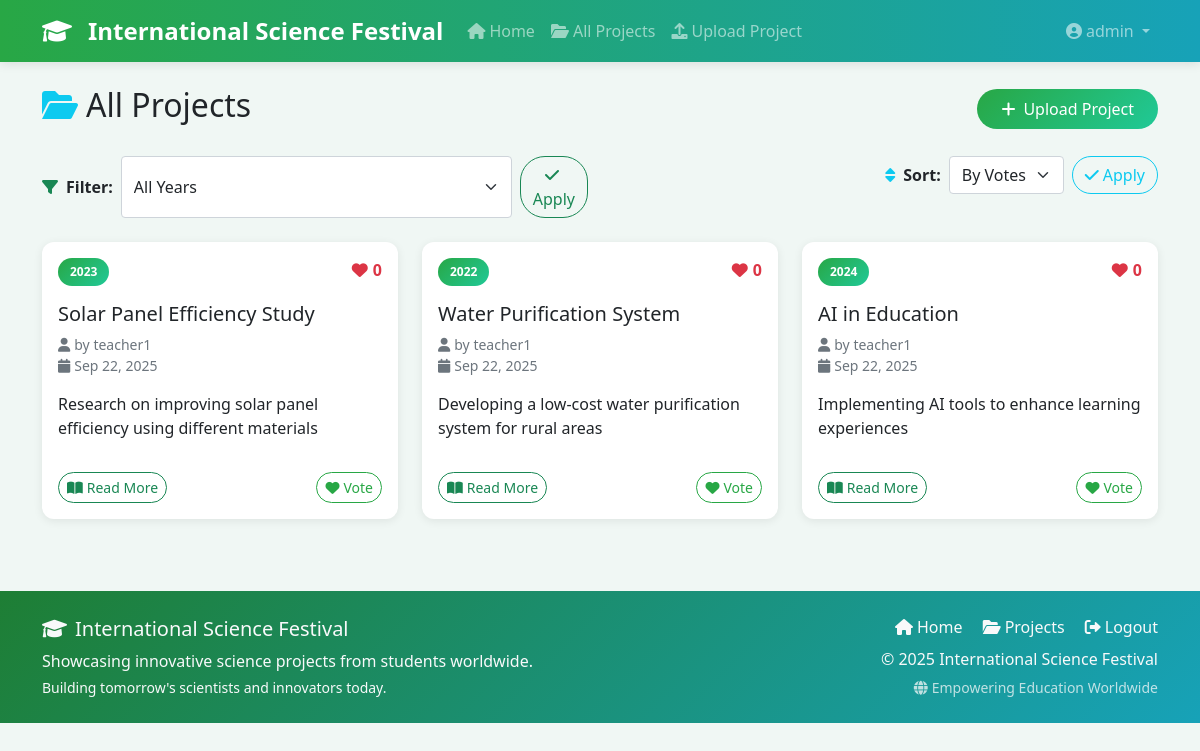
/projects.php (signed in), run on the app's committed database.
### tables this page shows
CREATE TABLE IF NOT EXISTS projects (
    id INT AUTO_INCREMENT PRIMARY KEY,
    title VARCHAR(200) NOT NULL,
    description TEXT,
    content TEXT NOT NULL,
    author_id INT NOT NULL,
    year YEAR NOT NULL,
    created_at TIMESTAMP DEFAULT CURRENT_TIMESTAMP,
    updated_at TIMESTAMP DEFAULT CURRENT_TIMESTAMP ON UPDATE CURRENT_TIMESTAMP,
    FOREIGN KEY (author_id) REFERENCES users(id) ON DELETE CASCADE
);

CREATE TABLE IF NOT EXISTS users (
    id INT AUTO_INCREMENT PRIMARY KEY,
    username VARCHAR(50) UNIQUE NOT NULL,
    email VARCHAR(100) UNIQUE NOT NULL,
    password VARCHAR(255) NOT NULL,
    role ENUM('teacher', 'student', 'admin') DEFAULT 'student',
    created_at TIMESTAMP DEFAULT CURRENT_TIMESTAMP
);

### includes/functions.php (called while the page is built, shortened)
<?php
require_once 'config/database.php';
function isLoggedIn() {
    return isset($_SESSION['user_id']);
}
function isTeacher() {
    return isset($_SESSION['role']) && $_SESSION['role'] === 'teacher';
}
function isAdmin() {
    return isset($_SESSION['role']) && $_SESSION['role'] === 'admin';
}
function getProjects($year = null, $limit = null) {
    global $pdo;
    $sql = "SELECT p.*, u.username as author_name,
            COUNT(v.id) as vote_count
            FROM projects p
            JOIN users u ON p.author_id = u.id
            LEFT JOIN votes v ON p.id = v.project_id
            WHERE 1=1";
    $params = [];
    $sql .= " GROUP BY p.id ORDER BY vote_count DESC, p.created_at DESC";
    $stmt = $pdo->prepare($sql);
    $stmt->execute($params);
    return $stmt->fetchAll();
}
function hasUserVoted($user_id, $project_id) {
    global $pdo;
    $stmt = $pdo->prepare("SELECT id FROM votes WHERE user_id = ? AND project_id = ?");
    $stmt->execute([$user_id, $project_id]);
    return $stmt->fetch() !== false;
}
?>

### projects.php (the view, shortened to what this page needs)
<?php
require_once 'includes/functions.php';
$year = isset($_GET['year']) ? $_GET['year'] : null;
$sort = isset($_GET['sort']) ? $_GET['sort'] : 'votes';
$projects = getProjects($year);
include 'includes/header.php';
?>
<div class="d-flex justify-content-between align-items-center mb-4">
    <h2>
        <i class="fas fa-folder-open me-2 text-info"></i>All Projects
    </h2>
    <?php if (isTeacher() || isAdmin()): ?>
        <a href="upload.php" class="btn btn-primary">
            <i class="fas fa-plus me-2"></i>Upload Project
        </a>
    <?php endif; ?>
</div>
<div class="row mb-4">
    <div class="col-md-6 mb-3 mb-md-0">
        <form method="GET" class="d-flex">
            <label class="me-2 d-flex align-items-center">
                <i class="fas fa-filter me-2 text-success"></i>
                <strong>Filter:</strong>
            </label>
            <select name="year" class="form-select me-2">
                <option value="">All Years</option>
            </select>
            <button type="submit" class="btn btn-outline-success">
                <i class="fas fa-check me-1"></i>Apply
            </button>
        </form>
    </div>
    <div class="col-md-6">
        <form method="GET" class="d-flex justify-content-end">
            <label class="me-2 d-flex align-items-center">
                <i class="fas fa-sort me-2 text-info"></i>
                <strong>Sort:</strong>
            </label>
            <select name="sort" class="form-select me-2" style="width: auto;">
                <option value="votes" <?php echo $sort === 'votes' ? 'selected' : ''; ?>>By Votes</option>
            </select>
            <button type="submit" class="btn btn-outline-info">
                <i class="fas fa-check me-1"></i>Apply
            </button>
        </form>
    </div>
</div>
<?php if (empty($projects)): ?>
    <div class="text-center py-5">
        <i class="fas fa-search fa-3x text-muted mb-3"></i>
        <h3 class="text-muted">No projects found</h3>
        <p class="text-muted">
            <?php if ($year): ?>
                No projects were submitted in <?php echo $year; ?>.
            <?php else: ?>
                No projects have been uploaded yet. Be the first!
            <?php endif; ?>
        </p>
        <?php if (isTeacher() || isAdmin()): ?>
            <a href="upload.php" class="btn btn-primary mt-3">
                <i class="fas fa-plus me-2"></i>Upload First Project
            </a>
        <?php endif; ?>
    </div>
<?php else: ?>
    <div class="row">
        <?php foreach ($projects as $project): ?>
            <div class="col-md-6 col-lg-4 mb-4">
                <div class="card h-100 project-card">
                    <div class="card-body">
                        <div class="d-flex justify-content-between align-items-start mb-3">
                            <span class="badge bg-success"><?php echo $project['year']; ?></span>
                            <div class="vote-display">
                                <i class="fas fa-heart"></i>
                                <span class="vote-count"><?php echo $project['vote_count']; ?></span>
                            </div>
                        </div>
                        <h5 class="card-title mb-2">
                            <a href="project.php?id=<?php echo $project['id']; ?>" class="text-decoration-none text-dark">
                                <?php echo htmlspecialchars($project['title']); ?>
                            </a>
                        </h5>
                        <p class="card-text text-muted small mb-3">
                            <i class="fas fa-user me-1"></i>by <?php echo htmlspecialchars($project['author_name']); ?>
                            <br>
                            <i class="fas fa-calendar me-1"></i><?php echo date('M j, Y', strtotime($project['created_at'])); ?>
                        </p>
                        <?php if ($project['description']): ?>
                            <p class="card-text">
                                <?php echo htmlspecialchars(substr($project['description'], 0, 100)); ?>
                            </p>
                        <?php endif; ?>
                        <div class="d-flex justify-content-between align-items-center mt-auto pt-3">
                            <a href="project.php?id=<?php echo $project['id']; ?>" class="btn btn-sm btn-outline-success">
                                <i class="fas fa-book-open me-1"></i>Read More
                            </a>
                            <?php if (isLoggedIn()): ?>
                                <?php if (hasUserVoted($_SESSION['user_id'], $project['id'])): ?>
                                    <small class="text-success fw-bold">
                                        <i class="fas fa-check-circle"></i> Voted
                                    </small>
                                <?php else: ?>
                                    <form method="POST" action="vote.php" class="d-inline">
                                        <button type="submit" class="btn btn-sm vote-btn">
                                            <i class="fas fa-heart me-1"></i>Vote
                                        </button>
                                    </form>
                                <?php endif; ?>
                            <?php endif; ?>
                        </div>
                    </div>
                </div>
            </div>
        <?php endforeach; ?>
    </div>
<?php endif; ?>
<?php include 'includes/footer.php'; ?>

### assets/css/style.css (style rules this page uses)
body { font-family: 'Segoe UI', Tahoma, Geneva, Verdana, sans-serif; background-color: #f0f7f4; min-height: 100vh; display: flex; flex-direction: column; }
.project-card { transition: all 0.3s ease; border: none; box-shadow: 0 2px 10px rgba(0, 0, 0, 0.08); border-radius: 12px; overflow: hidden; border-left: 4px solid #28a745; }
.vote-display { display: flex; align-items: center; gap: 5px; font-weight: bold; color: #dc3545; }
.vote-btn { transition: all 0.3s ease; border-color: #28a745 !important; color: #28a745 !important; }
.card { border: none; border-radius: 12px; box-shadow: 0 2px 10px rgba(0, 0, 0, 0.08); overflow: hidden; }
.btn-primary { background: linear-gradient(135deg, #28a745 0%, #20c997 100%); border: none; border-radius: 25px; transition: all 0.3s ease; padding: 0.5rem 1.5rem; }
.btn { border-radius: 25px; transition: all 0.3s ease; font-weight: 500; }
.badge { font-size: 0.75rem; padding: 0.5rem 0.75rem; border-radius: 15px; font-weight: 600; }
.card { transition: all 0.3s ease; }
body { animation: fadeIn 0.3s ease-in; }
a { transition: all 0.2s ease; }
.badge.bg-success { background: linear-gradient(135deg, #28a745 0%, #20c997 100%) !important; }

### data on the page
projects: year "2023", vote_count "0", title "Solar Panel Efficiency Study", author.username "teacher1", created_at "Sep 22, 2025", description "Research on improving solar panel efficiency using different materials"
projects: year "2022", vote_count "0", title "Water Purification System", author.username "teacher1", created_at "Sep 22, 2025", description "Developing a low-cost water purification system for rural areas"
projects: year "2024", vote_count "0", title "AI in Education", author.username "teacher1", created_at "Sep 22, 2025", description "Implementing AI tools to enhance learning experiences"

### other printed values
$_SESSION['username'] "admin"
